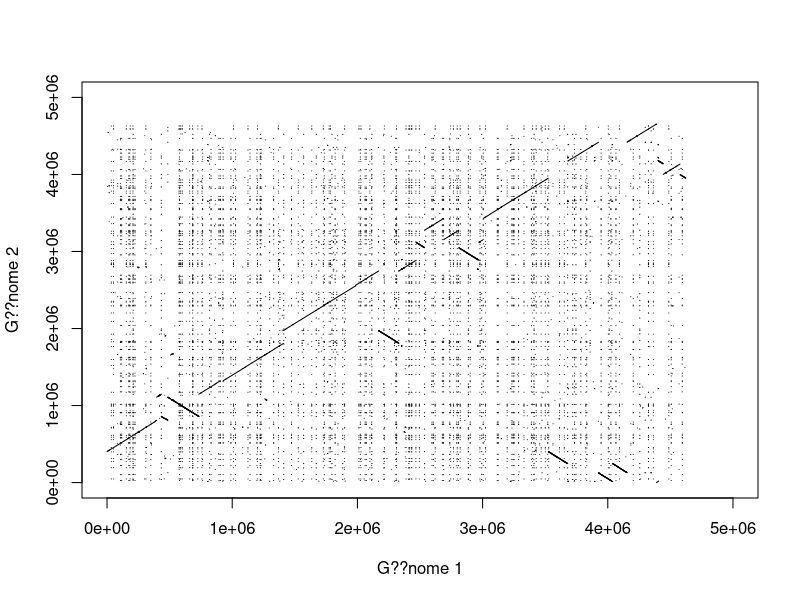
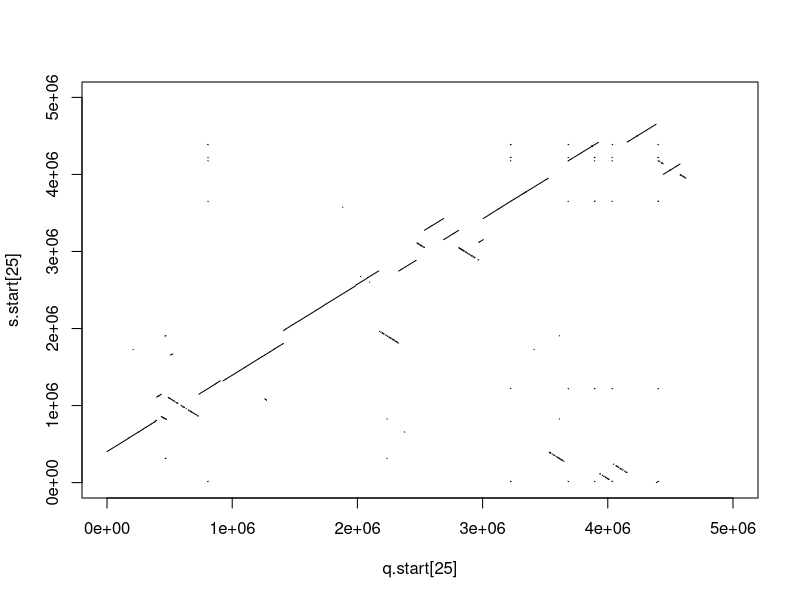
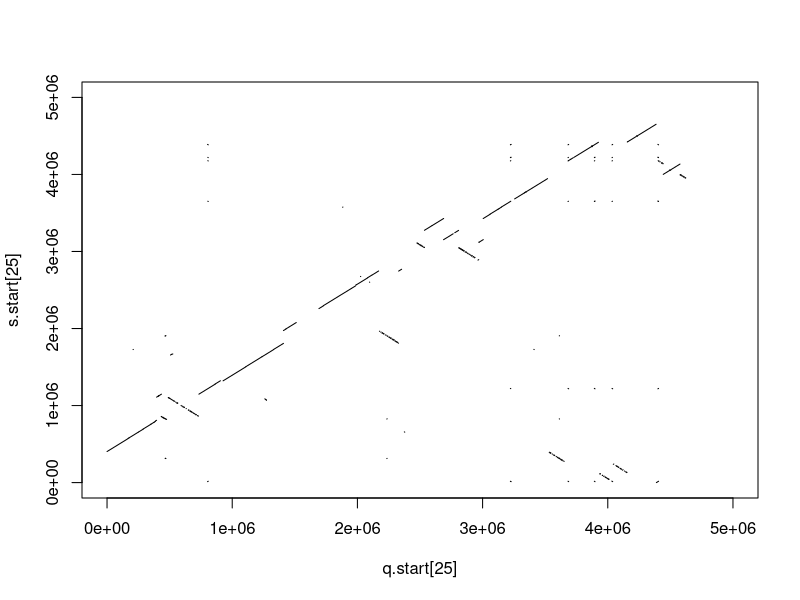
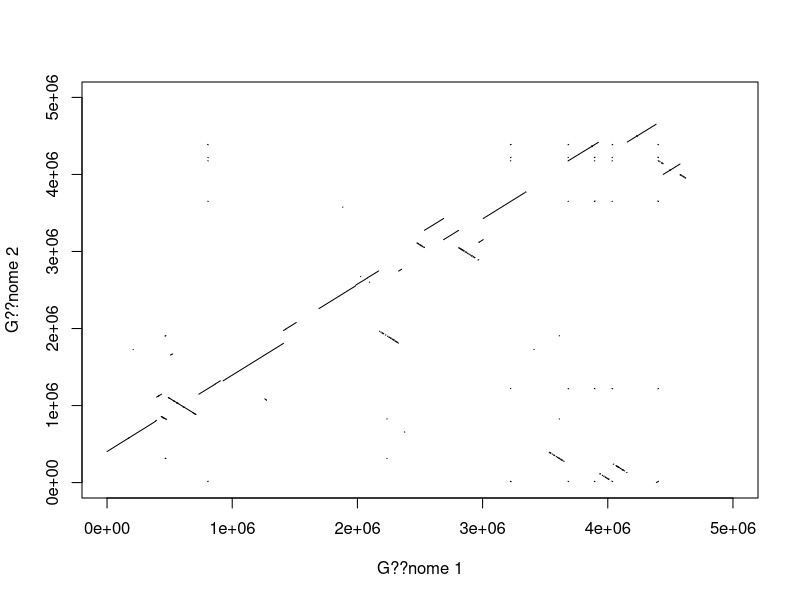
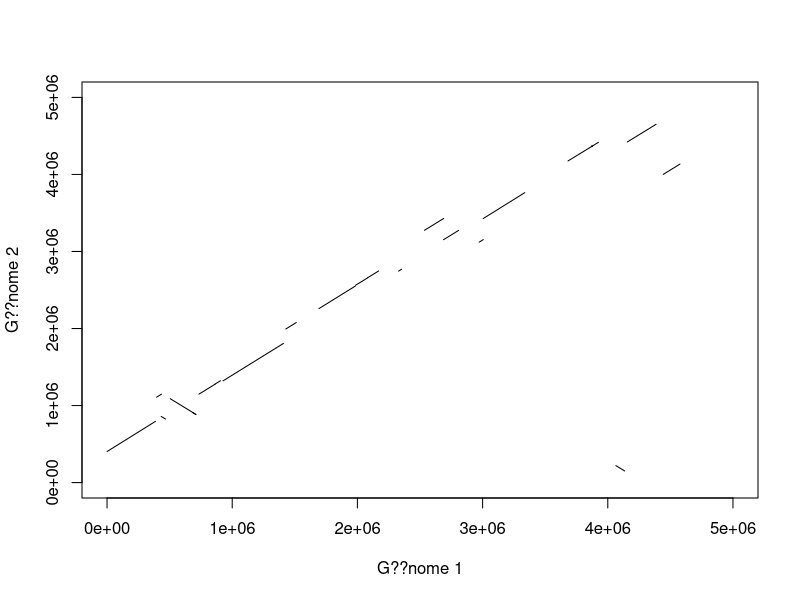

Reproduce these figures in R, in order. (Note: this script raises an error after producing the figures.)
data <- read.csv("8F0EB0CW11N-Alignment-HitTable.csv", header=FALSE)
q.start <- data$V7
q.end <- data$V8
s.start <- data$V9
s.end <- data$V10

###############################################################################################

# DOT MATRIX (SANS LES SEGMENTS FUSIONES)
plot(q.start[25], s.start[25], cex=.1, pch=1, xlim =c(0, 5000000), ylim = c(0, 5000000), xlab = "G??nome 1", ylab = "G??nome 2")
segments(q.start, s.start, q.end, s.end)

################################################################################################

# FILTRER LA DOT MATRIX (SANS LES SEGMENTS FUSIONES)
data_filtre=data[FALSE,]
n=length(q.start)
plot(q.start[25], s.start[25], cex=.1, pch=1, xlim =c(0, 5000000), ylim = c(0, 5000000))
for(i in 1:n){
  # valeur seuil arbitraire
  if(abs(q.start[i]-q.end[i])>2000 | abs(s.start[i]-s.end[i])>2000){
    segments(q.start[i], s.start[i], q.end[i], s.end[i]) 
    data_filtre <- rbind.data.frame(data_filtre, as.data.frame(data[i,]))
  }
}

s.start=data_filtre$V9
s.end=data_filtre$V10
q.start=data_filtre$V7
q.end=data_filtre$V8


##############################################################################################    

# FUSIONER LES SEGMENTS TRES PROCHES (APRES AVOIR EFFECTUE UN PREMIER FILTRE)
data_fusion=data_filtre
n=length(q.start)
for(i in 1:n){
  for(j in 1:n){
    if(i!=j & data_fusion$V7[j]!=-1){
      if(((abs(s.start[j]-s.end[i]) < 5000 & abs(q.start[j]-q.end[i]) < 100000)) | (abs(s.start[j]-s.end[i]) < 100000 & abs(q.start[j]-q.end[i]) < 5000)){ 
        if(((s.end[j]-s.start[i])/(q.end[j]-q.start[i])-0.001) < (s.end[i]-s.start[i])/(q.end[i]-q.start[i]) & (s.end[i]-s.start[i])/(q.end[i]-q.start[i]) < ((s.end[j]-s.start[i])/(q.end[j]-q.start[i])+0.001)){
          # alors on fusionne les fragments i et j (qui deviennent un unique fragment i)
          data_fusion$V8[i]=data_fusion$V8[j] # q.end
          data_fusion$V10[i]=data_fusion$V10[j] #s.end
          data_fusion$V7[j]=-1 # q.start >> empêche la ligne j d'être considérée dans les boucles suivantes 

        }
      }
    }
  }
}


##################################################################################################

# SUPPRESSION DES LIGNES AVEC DES -1 
data_fusion=data_fusion[!grepl(-1, data_fusion$V7),]

q.start_f <- as.numeric(data_fusion$V7)
q.end_f <- data_fusion$V8
s.start_f <- data_fusion$V9
s.end_f <- data_fusion$V10

###################################################################################################

# DOT MATRIX AVEC LES SEGMENTS FUSIONES
plot(q.start[25], s.start[25], cex=.1, pch=1, xlim =c(0, 5000000), ylim = c(0, 5000000))
segments(q.start_f, s.start_f, q.end_f, s.end_f)

######################################################################################################


# FUSIONER LES SEGMENTS TRES PROCHES (APRES UNE PREMIERE FUSION)
data_fusion2=data_fusion
for(k in 1:8){
  n=length(q.start_f)
  for(i in 1:n){
    for(j in 1:n){
      if(i!=j & data_fusion2$V7[j]!=-1){
        if(((abs(s.start_f[j]-s.end_f[i]) < 10000*k & abs(q.start_f[j]-q.end_f[i]) < 100000)) | (abs(s.start_f[j]-s.end_f[i]) < 100000 & abs(q.start_f[j]-q.end_f[i]) < 10000*k)){ # seuil arbitraire inferieur au 1er quartile de abs(s.start-s.end)
          if(((s.end_f[j]-s.start_f[i])/(q.end_f[j]-q.start_f[i])-0.01) < (s.end_f[i]-s.start_f[i])/(q.end_f[i]-q.start_f[i]) & (s.end_f[i]-s.start_f[i])/(q.end_f[i]-q.start_f[i]) < ((s.end_f[j]-s.start_f[i])/(q.end_f[j]-q.start_f[i])+0.01)){
            # alors on fusionne les fragments i et j (qui deviennent un unique fragment i)
            data_fusion2$V8[i]=data_fusion2$V8[j] # q.end
            data_fusion2$V10[i]=data_fusion2$V10[j] #s.end
            data_fusion2$V7[j]=-1 # q.start >> empeche la ligne j d'etre consideree dans les boucles suivantes 
          }
        }
      }
    }
  }
  
  ##################################
  
  # SUPPRESSION DES LIGNES AVEC DES -1 
  data_fusion2=data_fusion2[!grepl(-1, data_fusion2$V7),]
  
  q.start_f <- as.numeric(data_fusion2$V7)
  q.end_f <- data_fusion2$V8
  s.start_f <- data_fusion2$V9
  s.end_f <- data_fusion2$V10
}
###################################################################################################

# DOT MATRIX AVEC LES SEGMENTS FUSIONES
plot(q.start[25], s.start[25], cex=.1, pch=1, xlim =c(0, 5000000), ylim = c(0, 5000000), xlab = "G??nome 1", ylab = "G??nome 2")
segments(q.start_f, s.start_f, q.end_f, s.end_f)


##################################################################################################

# FILTRAGE FINAL DE LA DOT MATRIX
data_filtre_fin=data_fusion[FALSE,]
plot(q.start[25], s.start[25], cex=.1, pch=1, xlim =c(0, 5000000), ylim = c(0, 5000000), xlab = "G??nome 1", ylab = "G??nome 2")
n=length(q.start_f)
for(i in 1:n){
  # valeur seuil arbitraire
  if(abs(q.start_f[i]-q.end_f[i])>20000 | abs(s.start_f[i]-s.end_f[i])>20000){
    segments(q.start_f[i], s.start_f[i], q.end_f[i], s.end_f[i])
    data_filtre_fin <- rbind.data.frame(data_filtre_fin, as.data.frame(data_fusion[i,]))
  }
}

######################################################################################################

# COMPARAISON TAUX DE SIMILARITE

# CHEZ LES ALIGNEMENTS GARDES
taux_garde = mean(data_filtre_fin$V3)

# CHEZ LES ALIGNEMENTS NON GARDES
taux_non_garde = mean(data_non_garde$V3)

###########################################################################
# EXPORTATION DES DONNEES

q.start_f <-data_filtre_fin$V7
q.end_f <- data_filtre_fin$V8
s.start_f <- data_filtre_fin$V9
s.end_f <- data_filtre_fin$V10


data = data.frame(Qstart = q.start_f , Qend = q.end_f,Sstart = s.start_f , Send = s.end_f)
data = data[order(data$Qstart),]
data["ID"]=  seq(1:length(q.start_f))
data

data_orga_ref = data.frame(Qstart = data$Qstart , Qend = data$Qend , ID=data$ID)

data_orga_interest = data.frame(Sstart = data$Sstart , Send =data$Send , ID=data$ID)
data_orga_interest = data_orga_interest[order(data_orga_interest$Sstart),]
data_orga_interest


write.table(data_orga_ref, "data_orga_ref.txt", append = FALSE, sep = "\t", dec = ".", quote=FALSE,col.names = TRUE, row.names = FALSE)
write.table(data_orga_interest, "data_orga_interest.txt", append = FALSE, sep = "\t", dec = ".", quote=FALSE,col.names = TRUE, row.names = FALSE)

